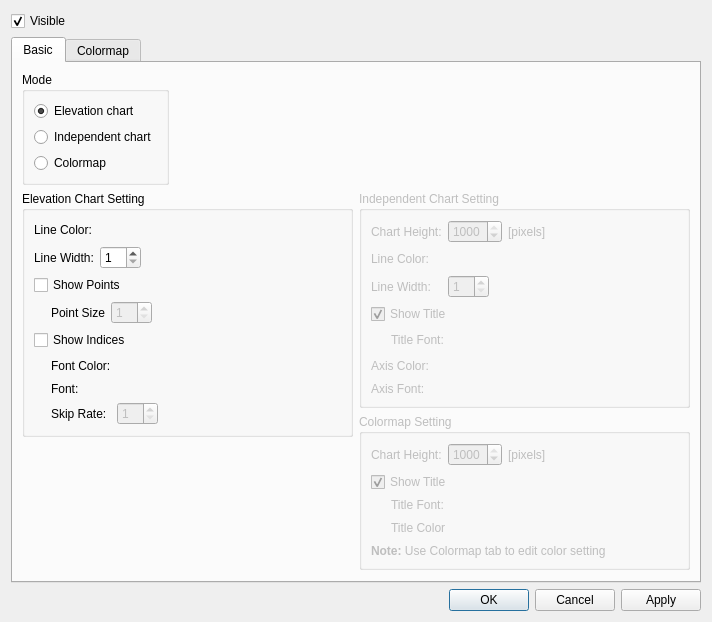
<?xml version="1.0" encoding="UTF-8"?>
<ui version="4.0">
 <class>AbstractCrosssectionWindow_GridAttributeDisplaySettingEditDialog</class>
 <widget class="QDialog" name="AbstractCrosssectionWindow_GridAttributeDisplaySettingEditDialog">
  <property name="enabled">
   <bool>true</bool>
  </property>
  <property name="geometry">
   <rect>
    <x>0</x>
    <y>0</y>
    <width>712</width>
    <height>581</height>
   </rect>
  </property>
  <property name="windowTitle">
   <string>Grid Attribute Display Setting</string>
  </property>
  <layout class="QVBoxLayout" name="verticalLayout_9">
   <item>
    <widget class="QCheckBox" name="visibleCheckBox">
     <property name="text">
      <string>Visible</string>
     </property>
     <property name="checked">
      <bool>true</bool>
     </property>
    </widget>
   </item>
   <item>
    <widget class="QTabWidget" name="tabWidget">
     <property name="currentIndex">
      <number>0</number>
     </property>
     <widget class="QWidget" name="basicTab">
      <attribute name="title">
       <string>Basic</string>
      </attribute>
      <layout class="QVBoxLayout" name="verticalLayout_8">
       <item>
        <layout class="QHBoxLayout" name="horizontalLayout_9">
         <item>
          <widget class="QGroupBox" name="modeGroupBox">
           <property name="title">
            <string>Mode</string>
           </property>
           <layout class="QVBoxLayout" name="verticalLayout_2">
            <item>
             <widget class="QRadioButton" name="elevationChartRadioButton">
              <property name="text">
               <string>Elevation chart</string>
              </property>
              <property name="checked">
               <bool>true</bool>
              </property>
             </widget>
            </item>
            <item>
             <widget class="QRadioButton" name="independentChartRadioButton">
              <property name="text">
               <string>Independent chart</string>
              </property>
             </widget>
            </item>
            <item>
             <widget class="QRadioButton" name="colorMapRadioButton">
              <property name="text">
               <string>Colormap</string>
              </property>
             </widget>
            </item>
           </layout>
          </widget>
         </item>
         <item>
          <spacer name="horizontalSpacer_6">
           <property name="orientation">
            <enum>Qt::Horizontal</enum>
           </property>
           <property name="sizeHint" stdset="0">
            <size>
             <width>40</width>
             <height>20</height>
            </size>
           </property>
          </spacer>
         </item>
        </layout>
       </item>
       <item>
        <layout class="QHBoxLayout" name="horizontalLayout_17">
         <item>
          <layout class="QVBoxLayout" name="verticalLayout_6">
           <item>
            <widget class="QGroupBox" name="elevationChartGroupBox">
             <property name="title">
              <string>Elevation Chart Setting</string>
             </property>
             <layout class="QVBoxLayout" name="verticalLayout_5">
              <item>
               <layout class="QGridLayout" name="gridLayout_2">
                <item row="0" column="0">
                 <widget class="QLabel" name="elevationChartHeightLabel">
                  <property name="text">
                   <string>Line Color:</string>
                  </property>
                 </widget>
                </item>
                <item row="0" column="1">
                 <layout class="QHBoxLayout" name="horizontalLayout_6">
                  <item>
                   <widget class="ColorEditWidget" name="elevationChartLineColorWidget">
                    <property name="text">
                     <string/>
                    </property>
                   </widget>
                  </item>
                  <item>
                   <spacer name="horizontalSpacer_7">
                    <property name="orientation">
                     <enum>Qt::Horizontal</enum>
                    </property>
                    <property name="sizeHint" stdset="0">
                     <size>
                      <width>40</width>
                      <height>20</height>
                     </size>
                    </property>
                   </spacer>
                  </item>
                 </layout>
                </item>
                <item row="1" column="0">
                 <widget class="QLabel" name="elevationChartLineWidthLabel">
                  <property name="text">
                   <string>Line Width:</string>
                  </property>
                 </widget>
                </item>
                <item row="1" column="1">
                 <layout class="QHBoxLayout" name="horizontalLayout_7">
                  <item>
                   <widget class="QSpinBox" name="elevationChartLineWidthSpinBox">
                    <property name="minimum">
                     <number>1</number>
                    </property>
                   </widget>
                  </item>
                  <item>
                   <spacer name="horizontalSpacer_8">
                    <property name="orientation">
                     <enum>Qt::Horizontal</enum>
                    </property>
                    <property name="sizeHint" stdset="0">
                     <size>
                      <width>40</width>
                      <height>20</height>
                     </size>
                    </property>
                   </spacer>
                  </item>
                 </layout>
                </item>
               </layout>
              </item>
              <item>
               <widget class="QCheckBox" name="elevationShowPointsCheckBox">
                <property name="text">
                 <string>Show Points</string>
                </property>
               </widget>
              </item>
              <item>
               <layout class="QHBoxLayout" name="horizontalLayout_5">
                <item>
                 <spacer name="horizontalSpacer_11">
                  <property name="orientation">
                   <enum>Qt::Horizontal</enum>
                  </property>
                  <property name="sizeType">
                   <enum>QSizePolicy::Fixed</enum>
                  </property>
                  <property name="sizeHint" stdset="0">
                   <size>
                    <width>17</width>
                    <height>20</height>
                   </size>
                  </property>
                 </spacer>
                </item>
                <item>
                 <widget class="QLabel" name="elevationChartPointSizeLabel">
                  <property name="text">
                   <string>Point Size</string>
                  </property>
                 </widget>
                </item>
                <item>
                 <widget class="QSpinBox" name="elevationChartPointSizeSpinBox">
                  <property name="enabled">
                   <bool>false</bool>
                  </property>
                  <property name="minimum">
                   <number>1</number>
                  </property>
                 </widget>
                </item>
                <item>
                 <spacer name="horizontalSpacer_10">
                  <property name="orientation">
                   <enum>Qt::Horizontal</enum>
                  </property>
                  <property name="sizeHint" stdset="0">
                   <size>
                    <width>40</width>
                    <height>20</height>
                   </size>
                  </property>
                 </spacer>
                </item>
               </layout>
              </item>
              <item>
               <widget class="QCheckBox" name="elevationShowIndicesCheckBox">
                <property name="text">
                 <string>Show Indices</string>
                </property>
               </widget>
              </item>
              <item>
               <layout class="QHBoxLayout" name="horizontalLayout_10">
                <item>
                 <spacer name="horizontalSpacer_12">
                  <property name="orientation">
                   <enum>Qt::Horizontal</enum>
                  </property>
                  <property name="sizeType">
                   <enum>QSizePolicy::Fixed</enum>
                  </property>
                  <property name="sizeHint" stdset="0">
                   <size>
                    <width>17</width>
                    <height>20</height>
                   </size>
                  </property>
                 </spacer>
                </item>
                <item>
                 <layout class="QGridLayout" name="gridLayout_3">
                  <item row="0" column="0">
                   <widget class="QLabel" name="elevationChartIndexFontColorLabel">
                    <property name="text">
                     <string>Font Color:</string>
                    </property>
                   </widget>
                  </item>
                  <item row="0" column="1">
                   <layout class="QHBoxLayout" name="horizontalLayout_8">
                    <item>
                     <widget class="ColorEditWidget" name="elevationChartIndexFontColorWidget">
                      <property name="enabled">
                       <bool>false</bool>
                      </property>
                      <property name="text">
                       <string/>
                      </property>
                     </widget>
                    </item>
                    <item>
                     <spacer name="horizontalSpacer_9">
                      <property name="orientation">
                       <enum>Qt::Horizontal</enum>
                      </property>
                      <property name="sizeHint" stdset="0">
                       <size>
                        <width>40</width>
                        <height>20</height>
                       </size>
                      </property>
                     </spacer>
                    </item>
                   </layout>
                  </item>
                  <item row="1" column="0">
                   <widget class="QLabel" name="elevationChartIndexFontLabel">
                    <property name="text">
                     <string>Font:</string>
                    </property>
                   </widget>
                  </item>
                  <item row="1" column="1">
                   <widget class="QFontEditWidget" name="elevationChartIndexFontWidget" native="true">
                    <property name="enabled">
                     <bool>false</bool>
                    </property>
                   </widget>
                  </item>
                  <item row="2" column="0">
                   <widget class="QLabel" name="elevationChartIndexSkipRateLabel">
                    <property name="text">
                     <string>Skip Rate:</string>
                    </property>
                   </widget>
                  </item>
                  <item row="2" column="1">
                   <layout class="QHBoxLayout" name="horizontalLayout_2">
                    <item>
                     <widget class="QSpinBox" name="elevationChartIndexSkipRateSpinBox">
                      <property name="enabled">
                       <bool>false</bool>
                      </property>
                      <property name="minimum">
                       <number>1</number>
                      </property>
                     </widget>
                    </item>
                    <item>
                     <spacer name="horizontalSpacer_2">
                      <property name="orientation">
                       <enum>Qt::Horizontal</enum>
                      </property>
                      <property name="sizeHint" stdset="0">
                       <size>
                        <width>40</width>
                        <height>20</height>
                       </size>
                      </property>
                     </spacer>
                    </item>
                   </layout>
                  </item>
                 </layout>
                </item>
               </layout>
              </item>
             </layout>
            </widget>
           </item>
           <item>
            <spacer name="verticalSpacer_2">
             <property name="orientation">
              <enum>Qt::Vertical</enum>
             </property>
             <property name="sizeHint" stdset="0">
              <size>
               <width>20</width>
               <height>40</height>
              </size>
             </property>
            </spacer>
           </item>
          </layout>
         </item>
         <item>
          <layout class="QVBoxLayout" name="verticalLayout_7">
           <item>
            <widget class="QGroupBox" name="independentChartGroupBox">
             <property name="enabled">
              <bool>false</bool>
             </property>
             <property name="title">
              <string>Independent Chart Setting</string>
             </property>
             <layout class="QGridLayout" name="gridLayout">
              <item row="0" column="0">
               <widget class="QLabel" name="independentChartHeightLabel">
                <property name="text">
                 <string>Chart Height:</string>
                </property>
               </widget>
              </item>
              <item row="0" column="1">
               <layout class="QHBoxLayout" name="horizontalLayout_3">
                <item>
                 <widget class="QSpinBox" name="independentChartHeightSpinBox">
                  <property name="minimum">
                   <number>10</number>
                  </property>
                  <property name="maximum">
                   <number>1000</number>
                  </property>
                  <property name="value">
                   <number>1000</number>
                  </property>
                 </widget>
                </item>
                <item>
                 <widget class="QLabel" name="independentChartHeightUnitLabel">
                  <property name="text">
                   <string>[pixels]</string>
                  </property>
                 </widget>
                </item>
                <item>
                 <spacer name="horizontalSpacer">
                  <property name="orientation">
                   <enum>Qt::Horizontal</enum>
                  </property>
                  <property name="sizeHint" stdset="0">
                   <size>
                    <width>40</width>
                    <height>20</height>
                   </size>
                  </property>
                 </spacer>
                </item>
               </layout>
              </item>
              <item row="1" column="0">
               <widget class="QLabel" name="independentChartColorLabel">
                <property name="text">
                 <string>Line Color:</string>
                </property>
               </widget>
              </item>
              <item row="1" column="1">
               <layout class="QHBoxLayout" name="horizontalLayout_4">
                <item>
                 <widget class="ColorEditWidget" name="independentChartLineColorWidget">
                  <property name="text">
                   <string/>
                  </property>
                 </widget>
                </item>
                <item>
                 <spacer name="horizontalSpacer_5">
                  <property name="orientation">
                   <enum>Qt::Horizontal</enum>
                  </property>
                  <property name="sizeHint" stdset="0">
                   <size>
                    <width>40</width>
                    <height>20</height>
                   </size>
                  </property>
                 </spacer>
                </item>
               </layout>
              </item>
              <item row="2" column="0">
               <widget class="QLabel" name="independentChartLineWidthLabel">
                <property name="text">
                 <string>Line Width:</string>
                </property>
               </widget>
              </item>
              <item row="2" column="1">
               <layout class="QHBoxLayout" name="horizontalLayout">
                <item>
                 <widget class="QSpinBox" name="independentChartLineWidthSpinBox">
                  <property name="minimum">
                   <number>1</number>
                  </property>
                 </widget>
                </item>
                <item>
                 <spacer name="horizontalSpacer_4">
                  <property name="orientation">
                   <enum>Qt::Horizontal</enum>
                  </property>
                  <property name="sizeHint" stdset="0">
                   <size>
                    <width>40</width>
                    <height>20</height>
                   </size>
                  </property>
                 </spacer>
                </item>
               </layout>
              </item>
              <item row="3" column="0" colspan="2">
               <widget class="QCheckBox" name="independentChartTitleVisibleCheckBox">
                <property name="text">
                 <string>Show Title</string>
                </property>
                <property name="checked">
                 <bool>true</bool>
                </property>
               </widget>
              </item>
              <item row="4" column="0" colspan="2">
               <layout class="QHBoxLayout" name="horizontalLayout_16">
                <item>
                 <spacer name="horizontalSpacer_16">
                  <property name="orientation">
                   <enum>Qt::Horizontal</enum>
                  </property>
                  <property name="sizeType">
                   <enum>QSizePolicy::Fixed</enum>
                  </property>
                  <property name="sizeHint" stdset="0">
                   <size>
                    <width>20</width>
                    <height>20</height>
                   </size>
                  </property>
                 </spacer>
                </item>
                <item>
                 <widget class="QLabel" name="independentChartTitleFontLabel">
                  <property name="text">
                   <string>Title Font:</string>
                  </property>
                 </widget>
                </item>
                <item>
                 <widget class="QFontEditWidget" name="independentChartTitleFontWidget" native="true"/>
                </item>
               </layout>
              </item>
              <item row="5" column="0">
               <widget class="QLabel" name="independentChartAxisFontColorLabel">
                <property name="text">
                 <string>Axis Color:</string>
                </property>
               </widget>
              </item>
              <item row="5" column="1">
               <layout class="QHBoxLayout" name="horizontalLayout_12">
                <item>
                 <widget class="ColorEditWidget" name="independentChartAxisFontColorWidget">
                  <property name="text">
                   <string/>
                  </property>
                 </widget>
                </item>
                <item>
                 <spacer name="horizontalSpacer_13">
                  <property name="orientation">
                   <enum>Qt::Horizontal</enum>
                  </property>
                  <property name="sizeHint" stdset="0">
                   <size>
                    <width>40</width>
                    <height>20</height>
                   </size>
                  </property>
                 </spacer>
                </item>
               </layout>
              </item>
              <item row="6" column="0">
               <widget class="QLabel" name="independentChartAxisFontLabel">
                <property name="text">
                 <string>Axis Font:</string>
                </property>
               </widget>
              </item>
              <item row="6" column="1">
               <widget class="QFontEditWidget" name="independentChartAxisFontWidget" native="true"/>
              </item>
             </layout>
            </widget>
           </item>
           <item>
            <widget class="QGroupBox" name="colormapGroupBox">
             <property name="enabled">
              <bool>false</bool>
             </property>
             <property name="title">
              <string>Colormap Setting</string>
             </property>
             <layout class="QVBoxLayout" name="verticalLayout_4">
              <item>
               <layout class="QHBoxLayout" name="horizontalLayout_15">
                <item>
                 <widget class="QLabel" name="colorMapHeightLabel">
                  <property name="text">
                   <string>Chart Height:</string>
                  </property>
                 </widget>
                </item>
                <item>
                 <layout class="QHBoxLayout" name="horizontalLayout_11">
                  <item>
                   <widget class="QSpinBox" name="colorMapHeightSpinBox">
                    <property name="minimum">
                     <number>10</number>
                    </property>
                    <property name="maximum">
                     <number>1000</number>
                    </property>
                    <property name="value">
                     <number>1000</number>
                    </property>
                   </widget>
                  </item>
                  <item>
                   <widget class="QLabel" name="colorMapHeightUnitLabel">
                    <property name="text">
                     <string>[pixels]</string>
                    </property>
                   </widget>
                  </item>
                  <item>
                   <spacer name="horizontalSpacer_3">
                    <property name="orientation">
                     <enum>Qt::Horizontal</enum>
                    </property>
                    <property name="sizeHint" stdset="0">
                     <size>
                      <width>40</width>
                      <height>20</height>
                     </size>
                    </property>
                   </spacer>
                  </item>
                 </layout>
                </item>
               </layout>
              </item>
              <item>
               <widget class="QCheckBox" name="colorMapTitleVisibleCheckBox">
                <property name="text">
                 <string>Show Title</string>
                </property>
                <property name="checked">
                 <bool>true</bool>
                </property>
               </widget>
              </item>
              <item>
               <layout class="QHBoxLayout" name="horizontalLayout_14">
                <item>
                 <spacer name="horizontalSpacer_15">
                  <property name="orientation">
                   <enum>Qt::Horizontal</enum>
                  </property>
                  <property name="sizeType">
                   <enum>QSizePolicy::Fixed</enum>
                  </property>
                  <property name="sizeHint" stdset="0">
                   <size>
                    <width>20</width>
                    <height>20</height>
                   </size>
                  </property>
                 </spacer>
                </item>
                <item>
                 <layout class="QGridLayout" name="gridLayout_4">
                  <item row="0" column="0">
                   <widget class="QLabel" name="colorMapTitleFontLabel">
                    <property name="text">
                     <string>Title Font:</string>
                    </property>
                   </widget>
                  </item>
                  <item row="0" column="1">
                   <widget class="QFontEditWidget" name="colorMapTitleFontWidget" native="true"/>
                  </item>
                  <item row="1" column="0">
                   <widget class="QLabel" name="colormapTitleColorLabel">
                    <property name="text">
                     <string>Title Color</string>
                    </property>
                   </widget>
                  </item>
                  <item row="1" column="1">
                   <layout class="QHBoxLayout" name="horizontalLayout_13">
                    <item>
                     <widget class="ColorEditWidget" name="colorMapTitleFontColorWidget">
                      <property name="text">
                       <string/>
                      </property>
                     </widget>
                    </item>
                    <item>
                     <spacer name="horizontalSpacer_14">
                      <property name="orientation">
                       <enum>Qt::Horizontal</enum>
                      </property>
                      <property name="sizeHint" stdset="0">
                       <size>
                        <width>40</width>
                        <height>20</height>
                       </size>
                      </property>
                     </spacer>
                    </item>
                   </layout>
                  </item>
                 </layout>
                </item>
               </layout>
              </item>
              <item>
               <widget class="QLabel" name="colorMapNoteLabel">
                <property name="text">
                 <string>&lt;html&gt;&lt;head/&gt;&lt;body&gt;&lt;p&gt;&lt;span style=&quot; font-weight:600;&quot;&gt;Note:&lt;/span&gt; Use Colormap tab to edit color setting&lt;/p&gt;&lt;/body&gt;&lt;/html&gt;</string>
                </property>
                <property name="wordWrap">
                 <bool>true</bool>
                </property>
               </widget>
              </item>
             </layout>
            </widget>
           </item>
           <item>
            <spacer name="verticalSpacer">
             <property name="orientation">
              <enum>Qt::Vertical</enum>
             </property>
             <property name="sizeHint" stdset="0">
              <size>
               <width>20</width>
               <height>17</height>
              </size>
             </property>
            </spacer>
           </item>
          </layout>
         </item>
        </layout>
       </item>
      </layout>
     </widget>
     <widget class="QWidget" name="colormapTab">
      <attribute name="title">
       <string>Colormap</string>
      </attribute>
      <layout class="QVBoxLayout" name="verticalLayout_3">
       <item>
        <widget class="QGroupBox" name="colorMapGroupBox">
         <property name="title">
          <string>Colormap Setting</string>
         </property>
         <layout class="QVBoxLayout" name="verticalLayout">
          <item>
           <widget class="QCheckBox" name="usePreCheckBox">
            <property name="text">
             <string>Use setting of Pre-processing window</string>
            </property>
            <property name="checked">
             <bool>true</bool>
            </property>
           </widget>
          </item>
          <item>
           <widget class="QWidgetContainer" name="colorMapWidget" native="true">
            <property name="enabled">
             <bool>false</bool>
            </property>
           </widget>
          </item>
         </layout>
        </widget>
       </item>
      </layout>
     </widget>
    </widget>
   </item>
   <item>
    <widget class="QDialogButtonBox" name="buttonBox">
     <property name="orientation">
      <enum>Qt::Horizontal</enum>
     </property>
     <property name="standardButtons">
      <set>QDialogButtonBox::Apply|QDialogButtonBox::Cancel|QDialogButtonBox::Ok</set>
     </property>
    </widget>
   </item>
  </layout>
 </widget>
 <customwidgets>
  <customwidget>
   <class>QWidgetContainer</class>
   <extends>QWidget</extends>
   <header>misc/qwidgetcontainer.h</header>
   <container>1</container>
  </customwidget>
  <customwidget>
   <class>ColorEditWidget</class>
   <extends>QLabel</extends>
   <header>guibase/widget/coloreditwidget.h</header>
   <container>1</container>
  </customwidget>
  <customwidget>
   <class>QFontEditWidget</class>
   <extends>QWidget</extends>
   <header>misc/qfonteditwidget.h</header>
   <container>1</container>
  </customwidget>
 </customwidgets>
 <resources/>
 <connections>
  <connection>
   <sender>buttonBox</sender>
   <signal>accepted()</signal>
   <receiver>AbstractCrosssectionWindow_GridAttributeDisplaySettingEditDialog</receiver>
   <slot>accept()</slot>
   <hints>
    <hint type="sourcelabel">
     <x>245</x>
     <y>794</y>
    </hint>
    <hint type="destinationlabel">
     <x>157</x>
     <y>274</y>
    </hint>
   </hints>
  </connection>
  <connection>
   <sender>buttonBox</sender>
   <signal>rejected()</signal>
   <receiver>AbstractCrosssectionWindow_GridAttributeDisplaySettingEditDialog</receiver>
   <slot>reject()</slot>
   <hints>
    <hint type="sourcelabel">
     <x>245</x>
     <y>794</y>
    </hint>
    <hint type="destinationlabel">
     <x>286</x>
     <y>274</y>
    </hint>
   </hints>
  </connection>
  <connection>
   <sender>elevationChartRadioButton</sender>
   <signal>toggled(bool)</signal>
   <receiver>elevationChartLineColorWidget</receiver>
   <slot>setEnabled(bool)</slot>
   <hints>
    <hint type="sourcelabel">
     <x>97</x>
     <y>84</y>
    </hint>
    <hint type="destinationlabel">
     <x>99</x>
     <y>187</y>
    </hint>
   </hints>
  </connection>
  <connection>
   <sender>elevationChartRadioButton</sender>
   <signal>toggled(bool)</signal>
   <receiver>elevationChartLineWidthSpinBox</receiver>
   <slot>setEnabled(bool)</slot>
   <hints>
    <hint type="sourcelabel">
     <x>79</x>
     <y>84</y>
    </hint>
    <hint type="destinationlabel">
     <x>128</x>
     <y>215</y>
    </hint>
   </hints>
  </connection>
  <connection>
   <sender>elevationShowIndicesCheckBox</sender>
   <signal>toggled(bool)</signal>
   <receiver>elevationChartIndexFontColorWidget</receiver>
   <slot>setEnabled(bool)</slot>
   <hints>
    <hint type="sourcelabel">
     <x>79</x>
     <y>298</y>
    </hint>
    <hint type="destinationlabel">
     <x>122</x>
     <y>327</y>
    </hint>
   </hints>
  </connection>
  <connection>
   <sender>elevationShowIndicesCheckBox</sender>
   <signal>toggled(bool)</signal>
   <receiver>elevationChartIndexFontWidget</receiver>
   <slot>setEnabled(bool)</slot>
   <hints>
    <hint type="sourcelabel">
     <x>47</x>
     <y>299</y>
    </hint>
    <hint type="destinationlabel">
     <x>123</x>
     <y>349</y>
    </hint>
   </hints>
  </connection>
  <connection>
   <sender>elevationShowPointsCheckBox</sender>
   <signal>toggled(bool)</signal>
   <receiver>elevationChartPointSizeSpinBox</receiver>
   <slot>setEnabled(bool)</slot>
   <hints>
    <hint type="sourcelabel">
     <x>63</x>
     <y>248</y>
    </hint>
    <hint type="destinationlabel">
     <x>113</x>
     <y>275</y>
    </hint>
   </hints>
  </connection>
  <connection>
   <sender>elevationShowIndicesCheckBox</sender>
   <signal>toggled(bool)</signal>
   <receiver>elevationChartIndexSkipRateSpinBox</receiver>
   <slot>setEnabled(bool)</slot>
   <hints>
    <hint type="sourcelabel">
     <x>61</x>
     <y>300</y>
    </hint>
    <hint type="destinationlabel">
     <x>126</x>
     <y>376</y>
    </hint>
   </hints>
  </connection>
  <connection>
   <sender>elevationChartRadioButton</sender>
   <signal>toggled(bool)</signal>
   <receiver>elevationChartGroupBox</receiver>
   <slot>setEnabled(bool)</slot>
   <hints>
    <hint type="sourcelabel">
     <x>56</x>
     <y>91</y>
    </hint>
    <hint type="destinationlabel">
     <x>87</x>
     <y>368</y>
    </hint>
   </hints>
  </connection>
  <connection>
   <sender>independentChartRadioButton</sender>
   <signal>toggled(bool)</signal>
   <receiver>independentChartGroupBox</receiver>
   <slot>setEnabled(bool)</slot>
   <hints>
    <hint type="sourcelabel">
     <x>123</x>
     <y>113</y>
    </hint>
    <hint type="destinationlabel">
     <x>451</x>
     <y>336</y>
    </hint>
   </hints>
  </connection>
  <connection>
   <sender>usePreCheckBox</sender>
   <signal>toggled(bool)</signal>
   <receiver>colorMapWidget</receiver>
   <slot>setDisabled(bool)</slot>
   <hints>
    <hint type="sourcelabel">
     <x>104</x>
     <y>90</y>
    </hint>
    <hint type="destinationlabel">
     <x>140</x>
     <y>186</y>
    </hint>
   </hints>
  </connection>
  <connection>
   <sender>colorMapRadioButton</sender>
   <signal>toggled(bool)</signal>
   <receiver>colormapGroupBox</receiver>
   <slot>setEnabled(bool)</slot>
   <hints>
    <hint type="sourcelabel">
     <x>125</x>
     <y>134</y>
    </hint>
    <hint type="destinationlabel">
     <x>611</x>
     <y>503</y>
    </hint>
   </hints>
  </connection>
  <connection>
   <sender>colorMapRadioButton</sender>
   <signal>toggled(bool)</signal>
   <receiver>colorMapGroupBox</receiver>
   <slot>setEnabled(bool)</slot>
   <hints>
    <hint type="sourcelabel">
     <x>87</x>
     <y>135</y>
    </hint>
    <hint type="destinationlabel">
     <x>101</x>
     <y>72</y>
    </hint>
   </hints>
  </connection>
  <connection>
   <sender>visibleCheckBox</sender>
   <signal>toggled(bool)</signal>
   <receiver>tabWidget</receiver>
   <slot>setEnabled(bool)</slot>
   <hints>
    <hint type="sourcelabel">
     <x>40</x>
     <y>17</y>
    </hint>
    <hint type="destinationlabel">
     <x>39</x>
     <y>37</y>
    </hint>
   </hints>
  </connection>
  <connection>
   <sender>colorMapTitleVisibleCheckBox</sender>
   <signal>toggled(bool)</signal>
   <receiver>colorMapTitleFontWidget</receiver>
   <slot>setEnabled(bool)</slot>
   <hints>
    <hint type="sourcelabel">
     <x>262</x>
     <y>490</y>
    </hint>
    <hint type="destinationlabel">
     <x>311</x>
     <y>514</y>
    </hint>
   </hints>
  </connection>
  <connection>
   <sender>colorMapTitleVisibleCheckBox</sender>
   <signal>toggled(bool)</signal>
   <receiver>colorMapTitleFontColorWidget</receiver>
   <slot>setEnabled(bool)</slot>
   <hints>
    <hint type="sourcelabel">
     <x>236</x>
     <y>489</y>
    </hint>
    <hint type="destinationlabel">
     <x>302</x>
     <y>530</y>
    </hint>
   </hints>
  </connection>
  <connection>
   <sender>independentChartTitleVisibleCheckBox</sender>
   <signal>toggled(bool)</signal>
   <receiver>independentChartTitleFontWidget</receiver>
   <slot>setEnabled(bool)</slot>
   <hints>
    <hint type="sourcelabel">
     <x>272</x>
     <y>285</y>
    </hint>
    <hint type="destinationlabel">
     <x>317</x>
     <y>315</y>
    </hint>
   </hints>
  </connection>
 </connections>
</ui>
